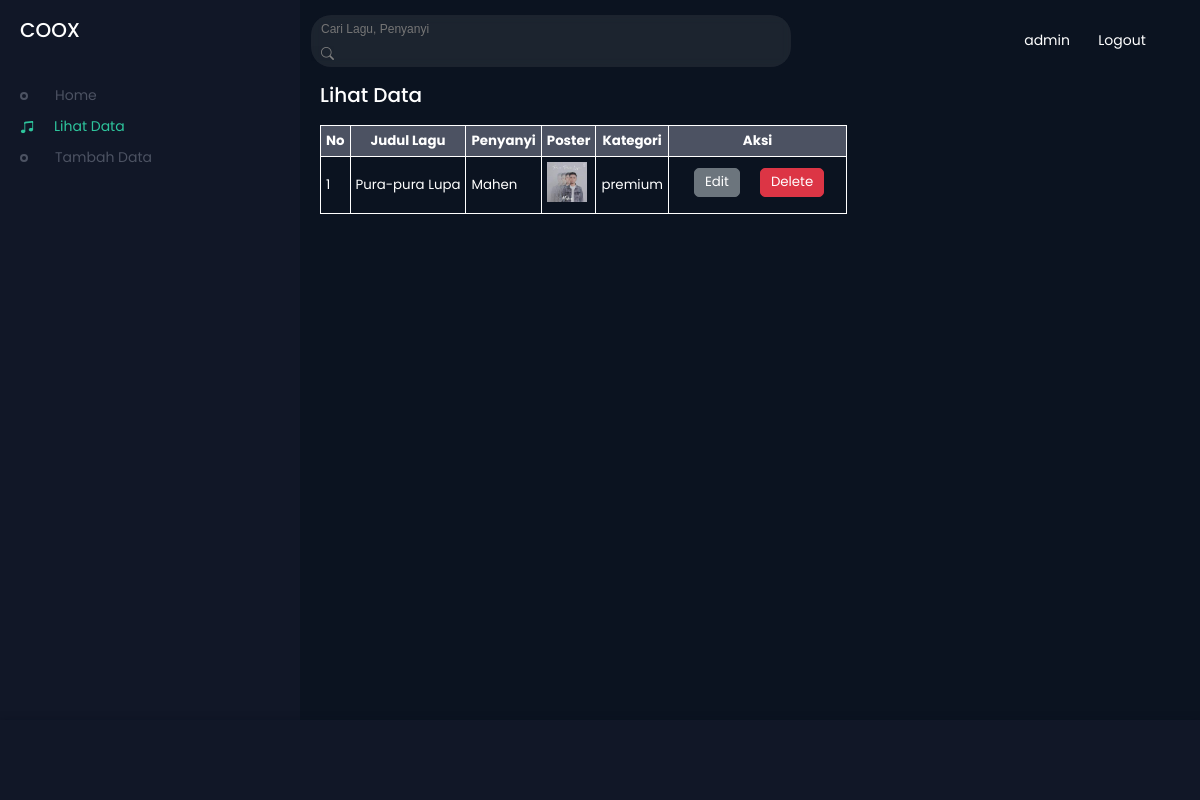
/lihat_data.php?keyword=Pura-pura Lupa (signed in), run on the app's committed database.
### tables this page shows
CREATE TABLE `user` (
  `id_user` int(11) NOT NULL,
  `username` varchar(255) NOT NULL,
  `password` varchar(255) NOT NULL
);

CREATE TABLE `lagu` (
  `id_lagu` int(11) NOT NULL,
  `judul_lagu` varchar(255) NOT NULL,
  `penyanyi` varchar(255) NOT NULL,
  `file_poster` varchar(255) NOT NULL,
  `file_lagu` varchar(255) NOT NULL,
  `kategori` varchar(255) NOT NULL
);

### lihat_data.php (the view, shortened to what this page needs)
<?php
    include "koneksi.php";
    $data = [];
    if (isset($_GET['keyword'])) {
        $keyword = $_GET['keyword'];
        $sql = "SELECT * FROM lagu WHERE
        (judul_lagu LIKE '%$keyword%' or
        penyanyi LIKE '%$keyword%' or
        kategori LIKE '%$keyword%')";
        $query = mysqli_query($konek,$sql) or die(mysqli_error($konek));
        while ($row = mysqli_fetch_assoc($query)) {
            $data[] = $row;
        }
    } else {
        $sql =  "SELECT * FROM lagu";
        $query = mysqli_query($konek,$sql) or die(mysqli_error($konek));
        while ($row = mysqli_fetch_assoc($query)) {
            $data[] = $row;
        }
    }
    $id_user = $_SESSION['id_user'];
    $sql = "SELECT * FROM user WHERE id_user='$id_user'";
    $query = mysqli_query($konek,$sql) or die(mysqli_error($konek));
    $user = mysqli_fetch_assoc($query);
?>
<!DOCTYPE html>
<html lang="en">
<head>
    <link rel="stylesheet" href="style.css">
    <link rel="stylesheet" href="https://cdn.jsdelivr.net/npm/bootstrap-icons@1.10.2/font/bootstrap-icons.css">
</head>
<body>
    <header>
        <div class="menu-side">
            <h1>COOX</h1>
            <div class="playlist">
                <?php if (isset($_SESSION['id_user']) && $id_user == 1) : ?>
                    <h4><a href="index.php"><span></span><i class="bi bi-music-note-beamed"></i>Home</a></h4>
                    <h4 class="active"><a href="lihat_data.php"><span></span><i class="bi bi-music-note-beamed"></i>Lihat Data</a></h4>
                    <h4><a href="tambah_data.php"><span></span><i class="bi bi-music-note-beamed"></i>Tambah Data</a></h4>
                <?php else : ?>
                    <h4><a href="index.php"><span></span><i class="bi bi-music-note-beamed"></i>Home</a></h4>
                    <h4><a href="hubungi_kami.php"><span></span><i class="bi bi-music-note-beamed"></i>Hubungi Kami</a></h4>
                <?php endif; ?>
            </div>
        </div>
        <div class="song-side">
            <nav>
                <div class="search">
                    <form action="" method="get">
                        <input type="text" name="keyword" id="keyword" autocomplete="off" placeholder="Cari Lagu, Penyanyi">
                        <button type="submit"><i class="bi bi-search"></i></button>
                    </form>
                </div>
                <div class="user">
                    <?php if (isset($_SESSION['id_user'])) : ?>
                        <div><?= $user['username'] ?></div>
                        <div><a href="logout.php">Logout</a></div>
                    <?php else : ?>
                        <div><a href="register.php">Register</a></div>
                        <div><a href="login.php">Login</a></div>
                    <?php endif; ?>
                </div>
            </nav>
            <div id="container" class="menu-song">
                <h1>Lihat Data</h1>
                <table border="1">
                    <tr>
                        <th>No</th>
                        <th>Judul Lagu</th>
                        <th>Penyanyi</th>
                        <th>Poster</th>
                        <th>Kategori</th>
                        <th>Aksi</th>
                    </tr>
                    <?php $i = 1; ?>
                    <?php foreach($data as $song) : ?>
                        <tr>
                            <td><?= $i++ ?></td>
                            <td><?= $song['judul_lagu'] ?></td>
                            <td><?= $song['penyanyi'] ?></td>
                            <td><img width="40px" heigth="40px" src="img/<?= $song['file_poster'] ?>"></td>
                            <td><?= $song['kategori'] ?></td>
                            <td>
                                <form action="edit.php" method="post">
                                    <button type="submit" name="submit" id="edit">Edit</button>
                                </form>
                                <form onclick="confirm('Are you sure?')" action="proses_delete.php" method="post">
                                    <button type="submit" name="submit" id="delete">Delete</button>
                                </form>
                            </td>
                        </tr>
                    <?php endforeach; ?>
                </table>
            </div>
        </div>
        <div class="master-play">
        </div>
    </header>
</body>
</html>

### style.css (style rules this page uses)
* { padding: 0px; margin: 0px; box-sizing: border-box; }
body { width: 100%; height: 100vh; background-color: #131312; font-family: 'Poppins', sans-serif; display: flex; align-items: center; justify-content: center; }
header { width: 100%; height: 100%; display: flex; flex-wrap: wrap; overflow: hidden; }
header .menu-side, .song-side { position: relative; width: 25%; height: 90%; background-color: #111727; box-shadow: 5px 0px 2px #090f1f; color: white; }
header .song-side { width: 75%; background: #0b1320; }
header .master-play { width: 100%; height: 10%; background: #111727; box-shadow: 0px 3px 8px #090f1f; }
header .menu-side h1 { font-size: 20px; margin: 15px 0px 0px 20px; font-weight: 500; }
header .menu-side .playlist { margin: 40px 0px 0px 20px; }
header .menu-side .playlist h4 a { font-size: 14px; font-weight: 400; padding-bottom: 10px; color: #4c5262; transition: .3s linear; cursor: pointer; display: flex; align-items: center; text-decoration: none; }
header .menu-side .playlist h4 a .bi { display: none; }
header .menu-side .playlist .active a { color: #2EC49C; }
header .menu-side .playlist .active a .bi { display: flex; margin-right: 20px; }
header .master-play { position: fixed; bottom: 0; display: flex; align-items: center; padding: 0px 20px; }
header .song-side { overflow-y: scroll; }
header .song-side::before { content: ''; position: absolute; width: 100%; height: 300px; }
header .song-side nav { position: fixed; width: 100%; height: 10%; margin: auto; display: flex; align-items: center; justify-content: space-between; background-color: #0b1320; z-index: 2; }
header .song-side nav .search { position: relative; width: 40%; padding: 1px 1px; border-radius: 20px; color: gray; margin-left: 10px; }
header .song-side nav .search::before { content: ''; position: absolute; width: 100%; height: 100%; border-radius: 20px; background: rgb(184,184,184,.1); backdrop-filter: blur(5px); z-index: -1; }
header .song-side nav .search form button { background-color: rgb(0,0,0,.01); border: none; color: gray; }
header .song-side nav .search form button .bi { font-size: 13px; padding: 3px 0px 0px 10px; }
header .song-side nav .search form input { background: none; outline: none; border: none; padding: 0px 315px 0px 10px; color: white; font-size: 12px; }
header .song-side nav .user { font-size: 14px; position: relative; width: 150px; height: 30px; margin-right: 340px; display: flex; align-items: center; justify-content: space-around; }
header .song-side nav .user div a { color: white; text-decoration: none; }
header .song-side .menu-song { position: relative; width: 100%; height: 300px; margin-top: 75px; }
header .song-side .menu-song table tr td form { float: left; }
header .song-side .menu-song table tr td form #edit { box-sizing: border-box; -webkit-appearance: none; -moz-appearance: none; appearance: none; background-color: #6c757d; border: 1px solid #6c757d; border-radius: 5px; cursor: pointer; align-self: center; line-height: 0.5; padding: 10px; text-decoration: none; text-align: center; font-family: 'Poppins', sans-serif; transition: box-shadow 300ms ease-in-out, color 300ms ease-in-out; color: white; outline: none; }
header .song-side .menu-song table tr td form #delete { box-sizing: border-box; -webkit-appearance: none; -moz-appearance: none; appearance: none; background-color: #dc3545; border: 1px solid #dc3545; border-radius: 5px; cursor: pointer; align-self: center; line-height: 0.5; padding: 10px; text-decoration: none; text-align: center; font-family: 'Poppins', sans-serif; transition: box-shadow 300ms ease-in-out, color 300ms ease-in-out; color: white; outline: none; margin-right : 17px; }
header .song-side .menu-song h1 { font-size: 20px; font-weight: 500; padding: 5px 0px 10px 20px; font-style: inherit; }
header .song-side .menu-song form { padding: 5px 0px 10px 20px; }
header .song-side .menu-song table { margin: 5px 0px 10px 20px; border-collapse: collapse; font-size: 10pt; border: 1px solid white; }
header .song-side .menu-song table tr td { padding: 5px; height: 25px; }
header .song-side .menu-song table tr th { background-color: #4c5262; color: white; height: 30px; padding: 5px; }

### data on the page
user: username "admin"
lagu: judul_lagu "Pura-pura Lupa", penyanyi "Mahen", file_poster (picture), kategori "premium"
